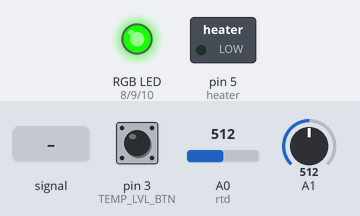
A sketch run on a simulated Arduino Uno, built with avr-gcc and run on an emulated ATmega328P. Parts: switched loads named in the sketch (green lamp = pin HIGH), an RGB LED mixed from three pins (HIGH = lit). The test bench sets the inputs (shaded band); at power-on: A1 = 512, pin 3 (TEMP_LVL_BTN) HIGH, A0 (rtd) = 512.

Above: at 1.2 s.
1.3 s: A0 (rtd) fed a 200 Hz sine of ±81 counts around its level
4.3 s: A1 set to 530
7.3 s: A1 set to 559
At 7.65 s:
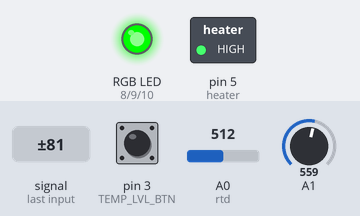
10.3 s: pin 3 (TEMP_LVL_BTN) pulled LOW for 0.15 s
At 11.6 s:
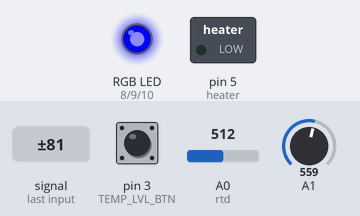
13.4 s: pin 3 (TEMP_LVL_BTN) pulled LOW for 0.15 s
At 13.9 s:
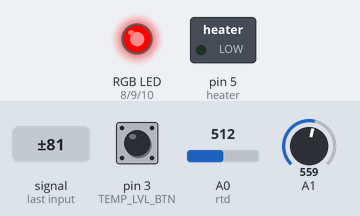
16.4 s: A1 set to 511
At 17.1 s:
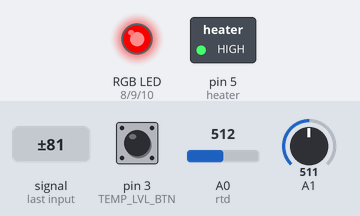
Timing chart, 0 to 20.4 s (numbered marks = the images above; inputs shaded):
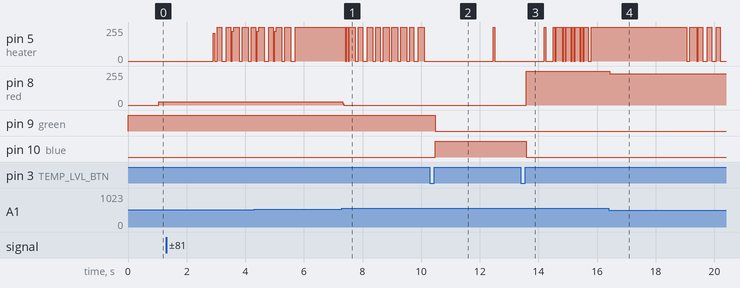

Measured:
- the behaviour switches between 542 and 543 on A1 (found by bisection; images 0 and 1)
- after the input at 7.3 s, pin 8 (red): 23/255 → 0/255 at once
- after the input at 10.3 s, pin 9 (green): HIGH → LOW after 0.18 s; pin 10 (blue): LOW → HIGH after 0.18 s
- after the input at 13.4 s, pin 8 (red): 0/255 → 255/255 after 0.18 s; pin 10 (blue): HIGH → LOW after 0.18 s
- after the input at 16.4 s, pin 8 (red): 255/255 → 235/255 at once

The sketch:

calve_heater_furmware.ino
```cpp
#include <Arduino.h>
#include <OneButton.h>
#include "LowPower.h"

//initialize the 2 buttons
#define TEMP_LVL_BTN 3  //PD3
   OneButton btn = OneButton(
        TEMP_LVL_BTN,  // Input pin for the button
        true,        // Button is active LOW
        true         // Enable internal pull-up resistor
      );
 #define ON_OFF_BTN 2  //PD2
   OneButton btn_A = OneButton(
        ON_OFF_BTN,  // Input pin for the button
        true,        // Button is active LOW
        true         // Enable internal pull-up resistor
      );
 //temperature constants
 const int SensorValueLow = 463;
const int SensorValueDiff = 36; // differance between high and low sensor value
const int TempValueDiff = 42; // differance between high and low Temp value
const int TempValueLow = 9;

 //defined constants
 int sleep_flag=0;
 int temp_level=0;
float PID_error = 0;
float previous_error = 0;
float elapsedTime, Time, timePrev;
float PID_value = 0;
long currentMillis=0;
 int heater=5;
 int rtd   =A0;
 int red   =8;
 int green =9;
 int blue =10;
 //PID variables
//PID constants
int kp = 90;   int ki = 30;   int kd = 80;
int PID_p = 0;    int PID_i = 0;    int PID_d = 0;

long my_Delay= 50;//50ms refresh rate
int toggle_delay=1000;
long current_toggle=0;
void setup() {
  // put your setup code here, to run once:
  //initialize button parameters
   btn.setDebounceTicks(30);//deboumce time
   btn.setClickTicks(250);//click period to register double press
   btn. setPressTicks(800);//period to register long press
   //button press handles
   btn.attachClick(handleClick);

   btn_A.attachLongPressStart(handleLongpress);

    //handle input/output setup
   pinMode(heater, OUTPUT);
   pinMode(red, OUTPUT);
   pinMode(green, OUTPUT);
   pinMode(blue, OUTPUT);
   pinMode(rtd, INPUT);
}

void loop() {
  // put your main code here, to run repeatedly:
  if(sleep_flag==1){
    attachInterrupt(1, wakeUp, LOW);//attach interrupt pin 1 of the atmeaga
  LowPower.powerDown(SLEEP_FOREVER, ADC_OFF, BOD_OFF);
    }

   detachInterrupt(0);
   btn.tick();

   //get temperature level
   float temperature=set_temperature(temp_level);//set temperature
   float temperature_read =read_rtd();
   if(millis()-currentMillis>= my_Delay){
   temp_control(temperature,temperature_read);
   }
  //monitor battery level
  int bat_level = analogRead(A1);
  if(bat_level<543){
    //toggle the red led on off every cycle to alert the user
    if(millis()-current_toggle>= toggle_delay){
      digitalWrite(red, !digitalRead(red));
      }
    }
}

void handleClick(){
  if(temp_level<3){
    temp_level++;
    }
    else{
      temp_level=0;
      }
  }

void wakeUp()
{
  sleep_flag=0;
    // Just a handler for the pin interrupt.
}
void handleLongpress(){
  sleep_flag=1;
  }
  int set_temperature(int level){
    if(level==0){
      digitalWrite(green, HIGH);
      digitalWrite(red, LOW);
      digitalWrite(blue, LOW);
      return 40; //return that the temperature is 40 degrees
      }
    else if(level==1){
      digitalWrite(blue, HIGH);
      digitalWrite(red, LOW);
      digitalWrite(green, LOW);
      return 44;
      }
     else{
      digitalWrite(red, HIGH);
      digitalWrite(green, LOW);
      digitalWrite(blue, LOW);
      return 48;
      }
    }
 void temp_control(float temperature, float temperature_actual){
    PID_error = temperature - (temperature_actual + 3);
    PID_p = 0.01*kp * PID_error;
  //Calculate the I value in a range on +-3
  PID_i = 0.01*PID_i + (ki * PID_error);
   timePrev = Time;                            // the previous time is stored before the actual time read
  Time = millis();                            // actual time read
  elapsedTime = (Time - timePrev) / 1000;
  //Now we can calculate the D calue
  PID_d = 0.01*kd*((PID_error - previous_error)/elapsedTime);
  //Final total PID value is the sum of P + I + D
  PID_value = PID_p + PID_i + PID_d;

  //We define PWM range between 0 and 255
  if(PID_value < 0)
  {    PID_value = 0;    }
  if(PID_value > 255)
  {    PID_value = 255;  }
  //Now we can write the PWM signal to the mosfet on digital heater pin
  //Since we activate the MOSFET with a 1 to the gate, we write PID value directly
  analogWrite(heater,PID_value);
  previous_error = PID_error;     //Remember to store the previous error for next loop.
    currentMillis = millis();//to be used to set refresh rate of the loop
    }

float read_rtd(){
  int sensorValue = analogRead(rtd);
  int Temp = sensorValue-SensorValueLow;
  Temp = Temp/SensorValueDiff;
  Temp = Temp*TempValueDiff;
  Temp = Temp+TempValueLow;
  return Temp;
      }
```
